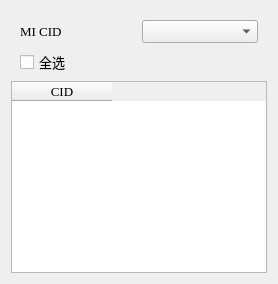
          <widget class="QWidget" name="widget_4" native="true">
           <property name="font">
            <font>
             <family>Times New Roman</family>
             <pointsize>10</pointsize>
             <bold>false</bold>
            </font>
           </property>
           <layout class="QGridLayout" name="gridLayout_8">
            <item row="0" column="0">
             <widget class="QWidget" name="widget_22" native="true">
              <layout class="QGridLayout" name="gridLayout_7">
               <property name="topMargin">
                <number>9</number>
               </property>
               <property name="bottomMargin">
                <number>0</number>
               </property>
               <item row="0" column="2">
                <widget class="QComboBox" name="comboBox_CID"/>
               </item>
               <item row="0" column="1">
                <widget class="QLabel" name="label_2">
                 <property name="font">
                  <font>
                   <family>Times New Roman</family>
                   <pointsize>10</pointsize>
                   <bold>false</bold>
                  </font>
                 </property>
                 <property name="text">
                  <string>MI CID</string>
                 </property>
                </widget>
               </item>
               <item row="1" column="1">
                <widget class="QCheckBox" name="checkBox_all">
                 <property name="font">
                  <font>
                   <family>微软雅黑</family>
                   <pointsize>10</pointsize>
                   <bold>false</bold>
                  </font>
                 </property>
                 <property name="text">
                  <string>全选</string>
                 </property>
                </widget>
               </item>
              </layout>
             </widget>
            </item>
            <item row="3" column="0">
             <widget class="QTableWidget" name="tableWidget_CID">
              <property name="font">
               <font>
                <family>Times New Roman</family>
                <pointsize>10</pointsize>
                <bold>false</bold>
               </font>
              </property>
              <column>
               <property name="text">
                <string>CID</string>
               </property>
              </column>
             </widget>
            </item>
           </layout>
          </widget>
